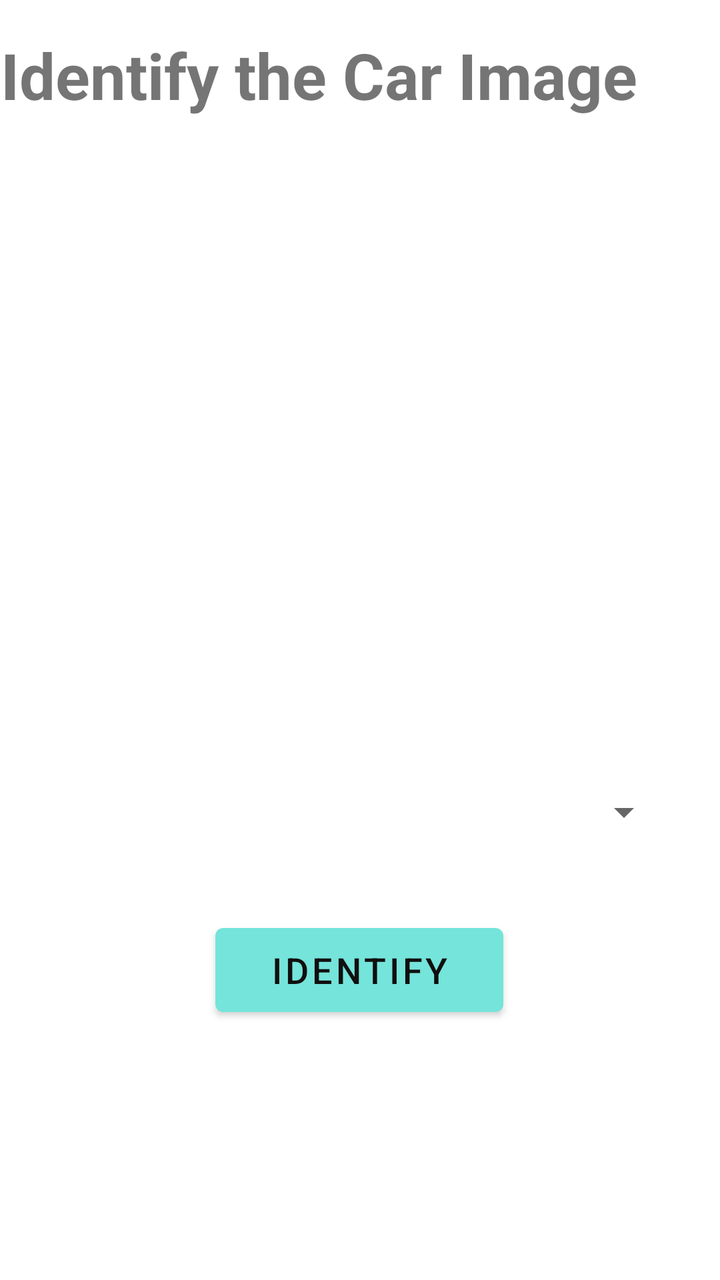
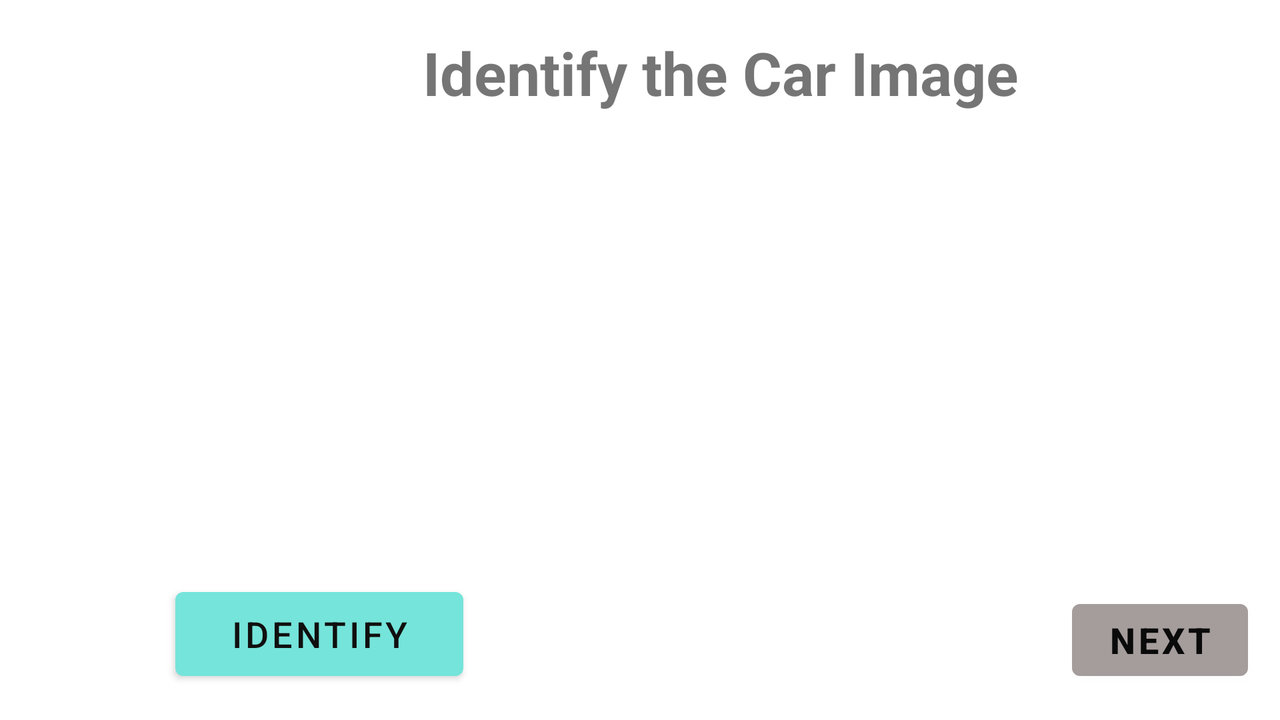

First picture: res/layout/ on a phone held upright. Second picture: the repository's own variant of that layout, on a device whose configuration matches the variant's folder. Source for both follows.
<!-- AndroidManifest.xml: application theme Theme.CarAssignment -->
<!-- res/layout/activity_identify_car_make.xml -->
<?xml version="1.0" encoding="utf-8"?>
<androidx.constraintlayout.widget.ConstraintLayout xmlns:android="http://schemas.android.com/apk/res/android"
    xmlns:app="http://schemas.android.com/apk/res-auto"
    xmlns:tools="http://schemas.android.com/tools"
    android:layout_width="match_parent"
    android:layout_height="match_parent"
    android:background="@drawable/background5"
    tools:context=".IdentifyCarMake">

    <ImageView
        android:id="@+id/imageView"
        android:layout_width="373dp"
        android:layout_height="291dp"
        android:layout_marginTop="20dp"
        app:layout_constraintEnd_toEndOf="parent"
        app:layout_constraintHorizontal_bias="0.363"
        app:layout_constraintStart_toStartOf="parent"
        app:layout_constraintTop_toBottomOf="@+id/identifyCarImage" />

    <TextView
        android:id="@+id/identifyCarImage"
        android:layout_width="wrap_content"
        android:layout_height="wrap_content"
        android:layout_marginTop="16dp"
        android:text="@string/identify_the_car_image"
        android:textSize="32sp"
        app:layout_constraintEnd_toEndOf="parent"
        app:layout_constraintHorizontal_bias="0.01"
        app:layout_constraintStart_toStartOf="parent"
        app:layout_constraintTop_toTopOf="parent"
        tools:textStyle="bold" />

    <Spinner
        android:id="@+id/label_spinner"
        android:layout_width="0dp"
        android:layout_height="wrap_content"
        android:layout_marginStart="24dp"
        android:layout_marginLeft="24dp"
        android:layout_marginTop="24dp"
        android:layout_marginEnd="24dp"
        android:layout_marginRight="24dp"
        android:layout_marginBottom="180dp"
        app:layout_constraintBottom_toBottomOf="parent"
        app:layout_constraintEnd_toEndOf="parent"
        app:layout_constraintHorizontal_bias="1.0"
        app:layout_constraintStart_toStartOf="parent"
        app:layout_constraintTop_toBottomOf="@+id/imageView"
        app:layout_constraintVertical_bias="0.0" />

    <Button
        android:id="@+id/buttonIdentify"
        android:layout_width="144dp"
        android:layout_height="54dp"
        android:layout_marginBottom="128dp"
        android:text="@string/identify"
        android:textColor="#100F0F"
        android:textSize="18sp"
        app:backgroundTint="#75E4DA"
        app:layout_constraintBottom_toBottomOf="parent"
        app:layout_constraintEnd_toEndOf="parent"
        app:layout_constraintHorizontal_bias="0.498"
        app:layout_constraintStart_toStartOf="parent" />

    <TextView
        android:id="@+id/tVAnswer"
        android:layout_width="wrap_content"
        android:layout_height="wrap_content"
        android:textSize="18sp"
        app:layout_constraintBottom_toBottomOf="parent"
        app:layout_constraintEnd_toEndOf="parent"
        app:layout_constraintHorizontal_bias="0.498"
        app:layout_constraintStart_toStartOf="parent"
        app:layout_constraintTop_toBottomOf="@+id/buttonIdentify"
        app:layout_constraintVertical_bias="0.125" />

    <TextView
        android:id="@+id/tVCorrectAnswer"
        android:layout_width="wrap_content"
        android:layout_height="wrap_content"
        android:textSize="20sp"
        app:layout_constraintBottom_toBottomOf="parent"
        app:layout_constraintEnd_toEndOf="parent"
        app:layout_constraintHorizontal_bias="0.498"
        app:layout_constraintStart_toStartOf="parent"
        app:layout_constraintTop_toBottomOf="@+id/tVAnswer"
        app:layout_constraintVertical_bias="0.149" />

    <TextView
        android:id="@+id/countText"
        android:layout_width="wrap_content"
        android:layout_height="wrap_content"
        android:layout_marginStart="40dp"
        android:layout_marginLeft="40dp"
        android:layout_marginTop="24dp"
        android:textColor="#0725ED"
        android:textSize="24sp"
        app:layout_constraintStart_toEndOf="@+id/identifyCarImage"
        app:layout_constraintTop_toTopOf="parent"
        tools:Text="20:00"
        tools:textStyle="bold" />

    <ImageView
        android:id="@+id/homebutton"
        android:layout_width="72dp"
        android:layout_height="65dp"
        app:layout_constraintBottom_toBottomOf="parent"
        app:layout_constraintEnd_toEndOf="parent"
        app:layout_constraintHorizontal_bias="0.002"
        app:layout_constraintStart_toStartOf="parent"
        app:srcCompat="@drawable/home" />
</androidx.constraintlayout.widget.ConstraintLayout>
<!-- resources referenced by this layout -->
<resources>
  <string name="identify">Identify</string>
  <string name="identify_the_car_image">Identify the Car Image</string>
  <style name="Theme.CarAssignment" parent="Theme.MaterialComponents.DayNight.DarkActionBar">
          
          <item name="colorPrimary">@color/purple_500</item>
          <item name="colorPrimaryVariant">@color/purple_700</item>
          <item name="colorOnPrimary">@color/white</item>
          
          <item name="colorSecondary">@color/teal_200</item>
          <item name="colorSecondaryVariant">@color/teal_700</item>
          <item name="colorOnSecondary">@color/black</item>
          
          <item name="android:statusBarColor" tools:targetApi="l">?attr/colorPrimaryVariant</item>
          
      </style>
</resources>
<!-- res/layout-land/activity_identify_car_make.xml (the repository's variant of the layout above) -->
<!-- drawn on the phone turned sideways -->
<?xml version="1.0" encoding="utf-8"?>
<androidx.constraintlayout.widget.ConstraintLayout xmlns:android="http://schemas.android.com/apk/res/android"
    xmlns:app="http://schemas.android.com/apk/res-auto"
    xmlns:tools="http://schemas.android.com/tools"
    android:layout_width="match_parent"
    android:layout_height="match_parent"
    tools:context=".IdentifyCarMake">

    <ImageView
        android:id="@+id/imageView"
        android:layout_width="344dp"
        android:layout_height="223dp"
        android:layout_marginTop="8dp"
        app:layout_constraintEnd_toEndOf="parent"
        app:layout_constraintHorizontal_bias="0.546"
        app:layout_constraintStart_toStartOf="parent"
        app:layout_constraintTop_toBottomOf="@+id/identifyCarImage" />

    <TextView
        android:id="@+id/identifyCarImage"
        android:layout_width="wrap_content"
        android:layout_height="wrap_content"
        android:layout_marginTop="16dp"
        android:text="@string/identify_the_car_image"
        android:textSize="30sp"
        app:layout_constraintEnd_toEndOf="parent"
        app:layout_constraintHorizontal_bias="0.618"
        app:layout_constraintStart_toStartOf="parent"
        app:layout_constraintTop_toTopOf="parent"
        tools:textStyle="bold" />

    <Spinner
        android:id="@+id/label_spinner"
        android:layout_width="0dp"
        android:layout_height="wrap_content"
        android:layout_marginStart="24dp"
        android:layout_marginLeft="24dp"
        android:layout_marginTop="24dp"
        android:layout_marginEnd="24dp"
        android:layout_marginRight="24dp"
        android:layout_marginBottom="180dp"
        app:layout_constraintBottom_toBottomOf="parent"
        app:layout_constraintEnd_toEndOf="parent"
        app:layout_constraintHorizontal_bias="0.0"
        app:layout_constraintStart_toStartOf="parent"
        app:layout_constraintTop_toBottomOf="@+id/imageView"
        app:layout_constraintVertical_bias="0.0" />

    <Button
        android:id="@+id/buttonIdentify"
        android:layout_width="144dp"
        android:layout_height="54dp"
        android:layout_marginBottom="16dp"
        android:onClick="identify"
        android:text="@string/identify"
        android:textColor="#100F0F"
        android:textSize="18sp"
        app:backgroundTint="#75E4DA"
        app:layout_constraintBottom_toBottomOf="parent"
        app:layout_constraintEnd_toEndOf="parent"
        app:layout_constraintHorizontal_bias="0.177"
        app:layout_constraintStart_toStartOf="parent" />

    <Button
        android:id="@+id/buttonNext"
        android:layout_width="wrap_content"
        android:layout_height="wrap_content"
        android:layout_marginEnd="16dp"
        android:layout_marginRight="16dp"
        android:layout_marginBottom="16dp"
        android:text="@string/next"
        android:textColor="#0B0A0A"
        android:textStyle="bold"
        app:backgroundTint="#A59C9C"
        app:layout_constraintBottom_toBottomOf="parent"
        app:layout_constraintEnd_toEndOf="parent"
        tools:textSize="18sp" />
</androidx.constraintlayout.widget.ConstraintLayout>
<!-- resources referenced by the variant -->
<!-- as the phone turned sideways resolves them -->
<resources>
  <string name="identify">Identify</string>
  <string name="identify_the_car_image">Identify the Car Image</string>
  <string name="next">Next</string>
  <style name="Theme.CarAssignment" parent="Theme.MaterialComponents.DayNight.DarkActionBar">
          
          <item name="colorPrimary">@color/purple_500</item>
          <item name="colorPrimaryVariant">@color/purple_700</item>
          <item name="colorOnPrimary">@color/white</item>
          
          <item name="colorSecondary">@color/teal_200</item>
          <item name="colorSecondaryVariant">@color/teal_700</item>
          <item name="colorOnSecondary">@color/black</item>
          
          <item name="android:statusBarColor" tools:targetApi="l">?attr/colorPrimaryVariant</item>
          
      </style>
</resources>
